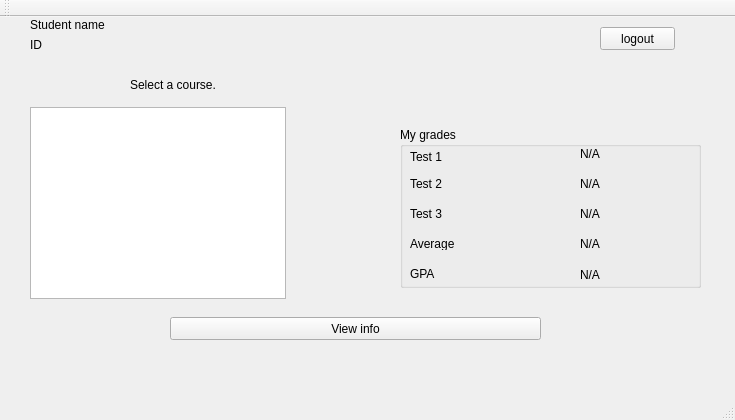
<?xml version="1.0" encoding="UTF-8"?>
<ui version="4.0">
 <class>SIMS</class>
 <widget class="QMainWindow" name="SIMS">
  <property name="geometry">
   <rect>
    <x>0</x>
    <y>0</y>
    <width>735</width>
    <height>420</height>
   </rect>
  </property>
  <property name="windowTitle">
   <string>SIMS</string>
  </property>
  <widget class="QWidget" name="centralWidget">
   <widget class="QStackedWidget" name="stackedWidget">
    <property name="geometry">
     <rect>
      <x>20</x>
      <y>0</y>
      <width>701</width>
      <height>341</height>
     </rect>
    </property>
    <property name="currentIndex">
     <number>1</number>
    </property>
    <widget class="QWidget" name="page">
     <widget class="QLabel" name="StudUsrnLabel">
      <property name="geometry">
       <rect>
        <x>220</x>
        <y>90</y>
        <width>81</width>
        <height>16</height>
       </rect>
      </property>
      <property name="font">
       <font>
        <pointsize>12</pointsize>
       </font>
      </property>
      <property name="text">
       <string>Username:</string>
      </property>
     </widget>
     <widget class="QLabel" name="StudPwdLabel">
      <property name="geometry">
       <rect>
        <x>220</x>
        <y>150</y>
        <width>81</width>
        <height>16</height>
       </rect>
      </property>
      <property name="font">
       <font>
        <pointsize>12</pointsize>
       </font>
      </property>
      <property name="text">
       <string>Password:</string>
      </property>
     </widget>
     <widget class="QLineEdit" name="StudUsrnLE">
      <property name="geometry">
       <rect>
        <x>330</x>
        <y>90</y>
        <width>131</width>
        <height>20</height>
       </rect>
      </property>
      <property name="font">
       <font>
        <pointsize>12</pointsize>
       </font>
      </property>
     </widget>
     <widget class="QLineEdit" name="StudPwdLE">
      <property name="geometry">
       <rect>
        <x>330</x>
        <y>150</y>
        <width>131</width>
        <height>20</height>
       </rect>
      </property>
      <property name="font">
       <font>
        <pointsize>12</pointsize>
       </font>
      </property>
      <property name="echoMode">
       <enum>QLineEdit::Password</enum>
      </property>
     </widget>
     <widget class="QPushButton" name="StudLoginBtn">
      <property name="geometry">
       <rect>
        <x>300</x>
        <y>220</y>
        <width>75</width>
        <height>31</height>
       </rect>
      </property>
      <property name="font">
       <font>
        <pointsize>12</pointsize>
       </font>
      </property>
      <property name="text">
       <string>login</string>
      </property>
     </widget>
     <widget class="QLabel" name="welcomeLabel">
      <property name="geometry">
       <rect>
        <x>240</x>
        <y>9</y>
        <width>281</width>
        <height>31</height>
       </rect>
      </property>
      <property name="font">
       <font>
        <pointsize>16</pointsize>
       </font>
      </property>
      <property name="text">
       <string>Welcome to the Login page</string>
      </property>
     </widget>
     <widget class="QLabel" name="StudLoginStatusLabel">
      <property name="geometry">
       <rect>
        <x>490</x>
        <y>120</y>
        <width>171</width>
        <height>31</height>
       </rect>
      </property>
      <property name="text">
       <string/>
      </property>
     </widget>
    </widget>
    <widget class="QWidget" name="page_3">
     <widget class="QListWidget" name="listWidget">
      <property name="geometry">
       <rect>
        <x>10</x>
        <y>90</y>
        <width>256</width>
        <height>192</height>
       </rect>
      </property>
     </widget>
     <widget class="QPushButton" name="pushButton">
      <property name="geometry">
       <rect>
        <x>580</x>
        <y>10</y>
        <width>75</width>
        <height>23</height>
       </rect>
      </property>
      <property name="text">
       <string>logout</string>
      </property>
     </widget>
     <widget class="QPushButton" name="StudInfoButn">
      <property name="geometry">
       <rect>
        <x>150</x>
        <y>300</y>
        <width>371</width>
        <height>23</height>
       </rect>
      </property>
      <property name="text">
       <string>View info</string>
      </property>
     </widget>
     <widget class="QGroupBox" name="groupBox_2">
      <property name="geometry">
       <rect>
        <x>380</x>
        <y>110</y>
        <width>301</width>
        <height>161</height>
       </rect>
      </property>
      <property name="title">
       <string>My grades</string>
      </property>
      <widget class="QLabel" name="Test1Label">
       <property name="geometry">
        <rect>
         <x>10</x>
         <y>20</y>
         <width>47</width>
         <height>20</height>
        </rect>
       </property>
       <property name="text">
        <string>Test 1</string>
       </property>
      </widget>
      <widget class="QLabel" name="Test1Grade">
       <property name="geometry">
        <rect>
         <x>180</x>
         <y>20</y>
         <width>47</width>
         <height>13</height>
        </rect>
       </property>
       <property name="text">
        <string>N/A</string>
       </property>
      </widget>
      <widget class="QLabel" name="Test2Label">
       <property name="geometry">
        <rect>
         <x>10</x>
         <y>50</y>
         <width>47</width>
         <height>13</height>
        </rect>
       </property>
       <property name="text">
        <string>Test 2</string>
       </property>
      </widget>
      <widget class="QLabel" name="Test2Grade">
       <property name="geometry">
        <rect>
         <x>180</x>
         <y>50</y>
         <width>47</width>
         <height>13</height>
        </rect>
       </property>
       <property name="text">
        <string>N/A</string>
       </property>
      </widget>
      <widget class="QLabel" name="Test3Label">
       <property name="geometry">
        <rect>
         <x>10</x>
         <y>80</y>
         <width>47</width>
         <height>13</height>
        </rect>
       </property>
       <property name="text">
        <string>Test 3</string>
       </property>
      </widget>
      <widget class="QLabel" name="Test3Grade">
       <property name="geometry">
        <rect>
         <x>180</x>
         <y>80</y>
         <width>47</width>
         <height>13</height>
        </rect>
       </property>
       <property name="text">
        <string>N/A</string>
       </property>
      </widget>
      <widget class="QLabel" name="AverageLabel">
       <property name="geometry">
        <rect>
         <x>10</x>
         <y>110</y>
         <width>47</width>
         <height>13</height>
        </rect>
       </property>
       <property name="text">
        <string>Average</string>
       </property>
      </widget>
      <widget class="QLabel" name="AverageGrade">
       <property name="geometry">
        <rect>
         <x>180</x>
         <y>110</y>
         <width>47</width>
         <height>13</height>
        </rect>
       </property>
       <property name="text">
        <string>N/A</string>
       </property>
      </widget>
      <widget class="QLabel" name="StudGPAlabel">
       <property name="geometry">
        <rect>
         <x>10</x>
         <y>140</y>
         <width>47</width>
         <height>13</height>
        </rect>
       </property>
       <property name="text">
        <string>GPA</string>
       </property>
      </widget>
      <widget class="QLabel" name="StudGPAvalue">
       <property name="geometry">
        <rect>
         <x>180</x>
         <y>140</y>
         <width>101</width>
         <height>16</height>
        </rect>
       </property>
       <property name="text">
        <string>N/A</string>
       </property>
      </widget>
     </widget>
     <widget class="QLabel" name="TheStudentName">
      <property name="geometry">
       <rect>
        <x>10</x>
        <y>0</y>
        <width>331</width>
        <height>16</height>
       </rect>
      </property>
      <property name="text">
       <string>Student name</string>
      </property>
     </widget>
     <widget class="QLabel" name="TheStudentID">
      <property name="geometry">
       <rect>
        <x>10</x>
        <y>20</y>
        <width>211</width>
        <height>16</height>
       </rect>
      </property>
      <property name="text">
       <string>ID</string>
      </property>
     </widget>
     <widget class="QLabel" name="ProfessorName">
      <property name="geometry">
       <rect>
        <x>110</x>
        <y>60</y>
        <width>121</width>
        <height>16</height>
       </rect>
      </property>
      <property name="text">
       <string>Select a course.</string>
      </property>
     </widget>
    </widget>
    <widget class="QWidget" name="page_2">
     <widget class="QPushButton" name="InfoBackButn">
      <property name="geometry">
       <rect>
        <x>20</x>
        <y>310</y>
        <width>75</width>
        <height>23</height>
       </rect>
      </property>
      <property name="text">
       <string>back</string>
      </property>
     </widget>
     <widget class="QGroupBox" name="groupBox">
      <property name="geometry">
       <rect>
        <x>190</x>
        <y>80</y>
        <width>361</width>
        <height>221</height>
       </rect>
      </property>
      <property name="title">
       <string>My Information</string>
      </property>
      <widget class="QLabel" name="label_2">
       <property name="geometry">
        <rect>
         <x>60</x>
         <y>50</y>
         <width>61</width>
         <height>16</height>
        </rect>
       </property>
       <property name="text">
        <string>First Name:</string>
       </property>
      </widget>
      <widget class="QLabel" name="StudFNameLabel">
       <property name="geometry">
        <rect>
         <x>210</x>
         <y>50</y>
         <width>101</width>
         <height>16</height>
        </rect>
       </property>
       <property name="text">
        <string>TextLabel</string>
       </property>
      </widget>
      <widget class="QLabel" name="label_4">
       <property name="geometry">
        <rect>
         <x>60</x>
         <y>80</y>
         <width>61</width>
         <height>16</height>
        </rect>
       </property>
       <property name="text">
        <string>Last Name:</string>
       </property>
      </widget>
      <widget class="QLabel" name="label_5">
       <property name="geometry">
        <rect>
         <x>60</x>
         <y>110</y>
         <width>47</width>
         <height>13</height>
        </rect>
       </property>
       <property name="text">
        <string>ID:</string>
       </property>
      </widget>
      <widget class="QLabel" name="label_6">
       <property name="geometry">
        <rect>
         <x>60</x>
         <y>140</y>
         <width>61</width>
         <height>16</height>
        </rect>
       </property>
       <property name="text">
        <string>Username:</string>
       </property>
      </widget>
      <widget class="QLabel" name="label_7">
       <property name="geometry">
        <rect>
         <x>60</x>
         <y>170</y>
         <width>61</width>
         <height>16</height>
        </rect>
       </property>
       <property name="text">
        <string>Password:</string>
       </property>
      </widget>
      <widget class="QLabel" name="StudLNameLabel">
       <property name="geometry">
        <rect>
         <x>210</x>
         <y>80</y>
         <width>101</width>
         <height>16</height>
        </rect>
       </property>
       <property name="text">
        <string>TextLabel</string>
       </property>
      </widget>
      <widget class="QLabel" name="StudIDlabel">
       <property name="geometry">
        <rect>
         <x>210</x>
         <y>110</y>
         <width>101</width>
         <height>16</height>
        </rect>
       </property>
       <property name="text">
        <string>TextLabel</string>
       </property>
      </widget>
      <widget class="QLabel" name="StudInfoUsernameLabel">
       <property name="geometry">
        <rect>
         <x>210</x>
         <y>140</y>
         <width>101</width>
         <height>16</height>
        </rect>
       </property>
       <property name="text">
        <string>TextLabel</string>
       </property>
      </widget>
      <widget class="QLabel" name="StudInfoPasswordLabel">
       <property name="geometry">
        <rect>
         <x>210</x>
         <y>170</y>
         <width>101</width>
         <height>16</height>
        </rect>
       </property>
       <property name="text">
        <string>TextLabel</string>
       </property>
      </widget>
     </widget>
    </widget>
   </widget>
  </widget>
  <widget class="QMenuBar" name="menuBar">
   <property name="geometry">
    <rect>
     <x>0</x>
     <y>0</y>
     <width>735</width>
     <height>22</height>
    </rect>
   </property>
  </widget>
  <widget class="QToolBar" name="mainToolBar">
   <attribute name="toolBarArea">
    <enum>TopToolBarArea</enum>
   </attribute>
   <attribute name="toolBarBreak">
    <bool>false</bool>
   </attribute>
  </widget>
  <widget class="QStatusBar" name="statusBar"/>
 </widget>
 <layoutdefault spacing="6" margin="11"/>
 <resources/>
 <connections/>
</ui>
